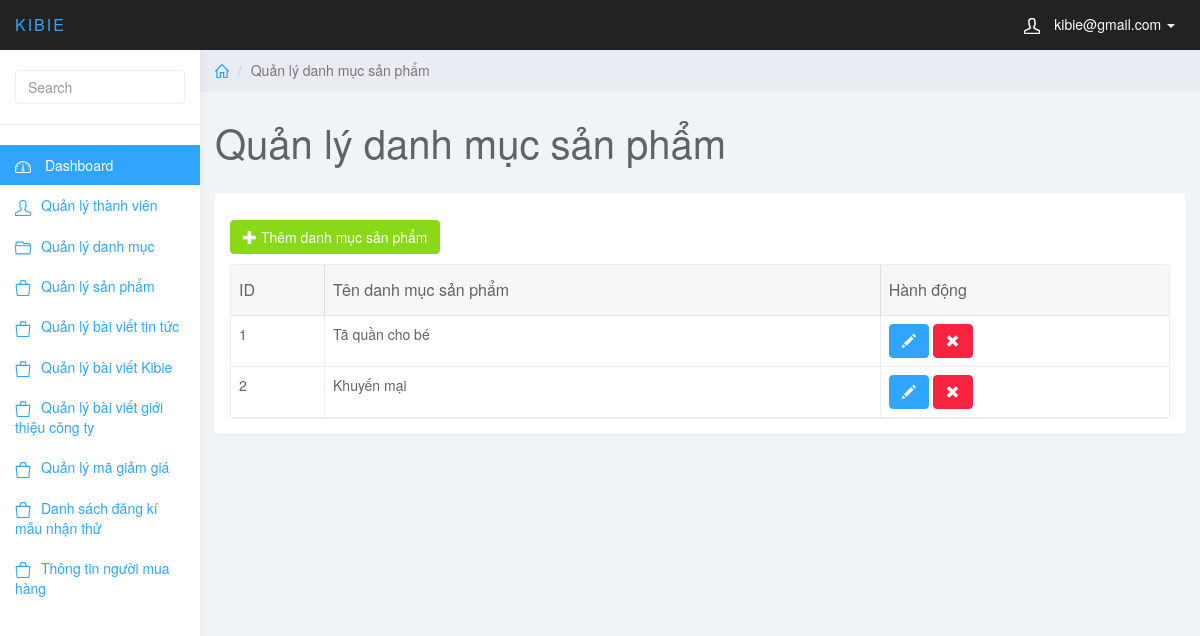
/admin/index.php?page_layout=category (signed in), run on the app's committed database.
### tables this page shows
CREATE TABLE `category` (
  `cat_id` int(11) NOT NULL,
  `cat_name` varchar(255) NOT NULL
);

### admin/category.php (the view, shortened to what this page needs)
<div class="col-sm-9 col-sm-offset-3 col-lg-10 col-lg-offset-2 main">
	<div class="row">
		<ol class="breadcrumb">
			<li><a href="#"><svg class="glyph stroked home">
						<use xlink:href="#stroked-home"></use>
					</svg></a></li>
			<li class="active">Quản lý danh mục sản phẩm</li>
		</ol>
	</div>
	<div class="row">
		<div class="col-lg-12">
			<h1 class="page-header">Quản lý danh mục sản phẩm</h1>
		</div>
	</div>
	<div id="toolbar" class="btn-group">
		<a href="index.php?page_layout=add_category" class="btn btn-success">
			<i class="glyphicon glyphicon-plus"></i> Thêm danh mục sản phẩm
		</a>
	</div>
	<div class="row">
		<div class="col-md-12">
			<div class="panel panel-default">
				<div class="panel-body">
					<table data-toolbar="#toolbar" data-toggle="table">
						<thead>
							<tr>
								<th data-field="id" data-sortable="true">ID</th>
								<th>Tên danh mục sản phẩm</th>
								<th>Hành động</th>
							</tr>
						</thead>
						<tbody>
							<?php
							$sql = "SELECT * FROM category
										ORDER BY cat_id ASC";
							$query = mysqli_query($conn, $sql);
							while ($row = mysqli_fetch_array($query)) {
							?>
								<tr>
									<td style=""><?php echo $row['cat_id']; ?></td>
									<td style=""><?php echo $row['cat_name']; ?></td>
									<td class="form-group">
										<a href="index.php?page_layout=edit_category&cat_id=<?php echo $row['cat_id']; ?>" class="btn btn-primary"><i class="glyphicon glyphicon-pencil"></i></a>
										<a onclick="return thongbao();" href="del_category.php?cat_id=<?php echo $row['cat_id']; ?>" class="btn btn-danger"><i class="glyphicon glyphicon-remove"></i></a>
									</td>
								</tr>
							<?php
							}
							?>
						</tbody>
					</table>
				</div>
			</div>
		</div>
	</div>
</div>

### admin/css/styles.css (style rules this page uses)
body { background: #f1f4f7; padding-top: 50px; color: #5f6468; }
a, a:hover, a:focus { color: #30a5ff; }
h1, h2, h3, h4, h5, h6 { color: #5f6468; }
h1 { font-weight: 300; font-size: 40px; }
.btn-primary, .btn-primary:hover, .btn-primary:focus, .btn-primary:active, .btn-primary.active, .open > .dropdown-toggle.btn-primary, .btn-primary.disabled, .btn-primary[disabled], fieldset[disabled] .btn-primary, .btn-primary.disabled:hover, .btn-primary[disabled]:hover, fieldset[disabled] .btn-primary:hover, .btn-primary.disabled:focus, .btn-primary[disabled]:focus, fieldset[disabled] .btn-primary:focus, .btn-primary.disabled:active, .btn-primary[disabled]:active, fieldset[disabled] .btn-primary:active, .btn-primary.disabled.active, .btn-primary[disabled].active, fieldset[disabled] .btn-primary.active { background-color: #30a5ff; border-color: #30a5ff; }
.btn-success, .btn-success:hover, .btn-success:focus, .btn-success:active, .btn-success.active, .open > .dropdown-toggle.btn-success, .btn-success.disabled, .btn-success[disabled], fieldset[disabled] .btn-success, .btn-success.disabled:hover, .btn-success[disabled]:hover, fieldset[disabled] .btn-success:hover, .btn-success.disabled:focus, .btn-success[disabled]:focus, fieldset[disabled] .btn-success:focus, .btn-success.disabled:active, .btn-success[disabled]:active, fieldset[disabled] .btn-success:active, .btn-success.disabled.active, .btn-success[disabled].active, fieldset[disabled] .btn-success.active { background-color: #8ad919; border-color: #8ad919; }
.btn-danger, .btn-danger:hover, .btn-danger:focus, .btn-danger:active, .btn-danger.active, .open > .dropdown-toggle.btn-danger, .btn-danger.disabled, .btn-danger[disabled], fieldset[disabled] .btn-danger, .btn-danger.disabled:hover, .btn-danger[disabled]:hover, fieldset[disabled] .btn-danger:hover, .btn-danger.disabled:focus, .btn-danger[disabled]:focus, fieldset[disabled] .btn-danger:focus, .btn-danger.disabled:active, .btn-danger[disabled]:active, fieldset[disabled] .btn-danger:active, .btn-danger.disabled.active, .btn-danger[disabled].active, fieldset[disabled] .btn-danger.active { background-color: #f9243f; border-color: #f9243f; }
.panel { border: 0; }
.breadcrumb { border-radius: 0; padding: 10px 15px; background: #e9ecf2; box-shadow: 0 1px 1px rgba(0, 0, 0, .05); margin: 0 ; }
h1.page-header { margin-top: 30px; border-bottom: 0; }
.table { background: #fff; }
.breadcrumb .glyph { height: 14px; width: 14px; margin: -2px 0 0 0; stroke-width: 4px; }

### data on the page
category: cat_id "1", cat_name "Tã quần cho bé"
category: cat_id "2", cat_name "Khuyến mại"

### other printed values
$_SESSION['mail'] "kibie@gmail.com"
